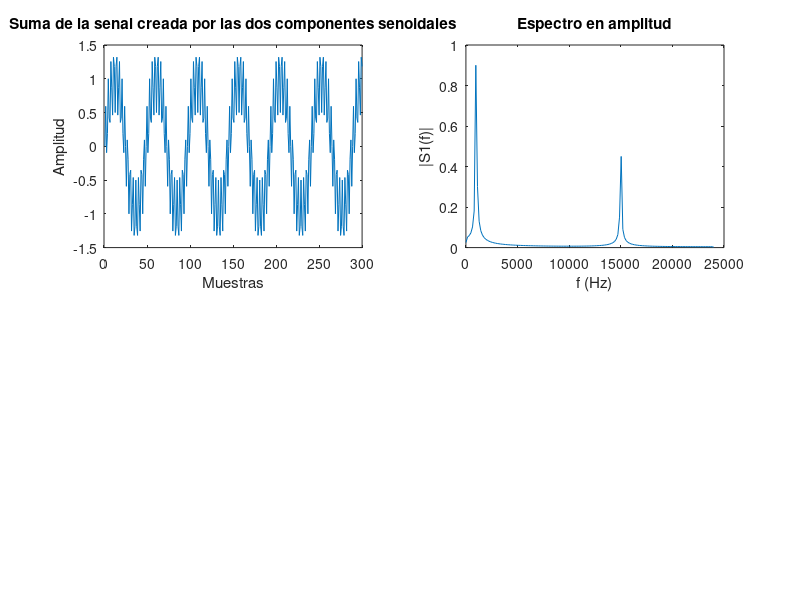

MATLAB code for this plot:
% Señal de prueba para ejercitar el filtro fir.
% Parametros: fsenBase=1KHz, fsenRuido=1KHz:15KHz;
% Abase=1, Aruido=0.5;
% Fs=48KHz, nmuestras=300;
close all; clear all; clc

Fs        = 48000;
nmuestras = 300;
Abase     = 1;
Aruido    = 0.5;
fsenBase  = 1000;
fsenRuido = 15000;

F = [fsenBase fsenRuido];
A = [Abase Aruido];

% Generacón del vector de tiempo para el muestreo
t = (0:nmuestras-1)/Fs;

% Generación de la señal contaminada
Senmix = A * sin(2*pi*F'*t);

% Conversión del dominio del tiempo a dominio de frecuencia
% de la señal Senmix, para efectos de ilustración.
Freq        = fft(Senmix);
S2          = abs(Freq/nmuestras);
S1          = S2(1:nmuestras/2+1);
S1(2:end-1) = 2*S1(2:end-1);
f           = Fs*(0:(nmuestras/2))/nmuestras;

% Gráfico de la componente generada en los dominos de la 
% frecuencia y tiempo
figure
grid on
subplot(2,2,1)
plot(Senmix)
title('Suma de la senal creada por las dos componentes senoidales')
xlabel('Muestras')
ylabel('Amplitud')
subplot(2,2,2)
plot(f,S1)
xlabel('f (Hz)')
ylabel('|S1(f)|')
title('Espectro en amplitud')